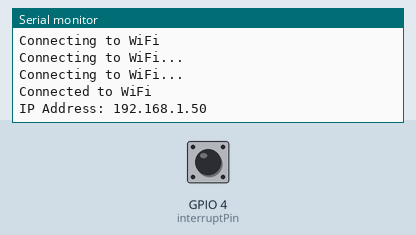
Bench run of a sketch on a simulated ESP32. Shown: the last lines printed to the serial monitor. Inputs (shaded band) come from the test bench; at power-on: GPIO 4 (interruptPin) HIGH. WiFi joins after 1.5 s; servers stay silent unless stated.

Above: at 3.2 s.
3.3 s: GPIO 4 (interruptPin) pulled LOW for 0.15 s
At 4.5 s:
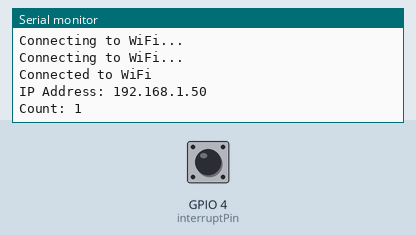
4.9 s: GPIO 4 (interruptPin) pulled LOW for 1 s
At 5.7 s:
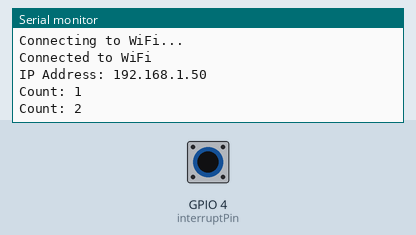
7.4 s: GPIO 4 (interruptPin) pulled LOW for 0.15 s
At 8.9 s:
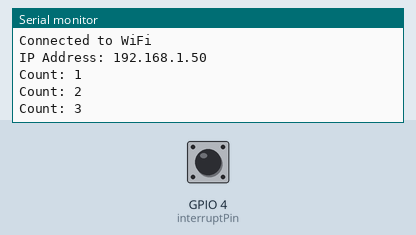

Measured:
- after the input at 3.3 s, the serial monitor: prints a new line at once (image 1)
- after the input at 4.9 s, the serial monitor: prints a new line at once (image 2)
- after the input at 7.4 s, the serial monitor: prints a new line at once (image 3)

The sketch:

inter_onem2m.ino
```cpp
#include <WiFi.h>
#include <HTTPClient.h>


const char* ssid = "SCRC_LAB_IOT";
const char* password = "Scrciiith@123";

// const int interruptPin = 17; // ESP32 pin connected to the interrupt
#define interruptPin D3            // Led in NodeMCU at pin GPIO16 (D3).

volatile int count = 0; // volatile because it's modified in an ISR
volatile bool countIncreased = false;

WiFiClient client;
HTTPClient http;

#define CSE_IP      "dev-onem2m.iiit.ac.in"
#define OM2M_ORGIN    "Tue_20_12_22:Tue_20_12_22"
#define CSE_PORT    443
#define HTTPS     false
#define OM2M_MN     "/~/in-cse/in-name/"
#define OM2M_AE     "AE-DT"
#define OM2M_NODE_ID   "DT-WM-Node-1"
#define OM2M_DATA_CONT  "WM-Node-1/Data"

// #define OM2M_NODE_ID   "DT-WM-Node-2"
// #define OM2M_DATA_CONT  "WM-Node-2/Data"

#define POST_INTERVAL 60000 // Interval for posting data (1 minute = 60000 milliseconds)

unsigned long lastPostTime = 0; // Variable to store the time of the last post

void IRAM_ATTR handleInterrupt() {
  count++; // increment count when the interrupt occurs
  countIncreased = true; // set the flag to indicate count increase
}

void connectToWiFi() {
  Serial.println("Connecting to WiFi");

  WiFi.begin(ssid, password);

  while (WiFi.status() != WL_CONNECTED) {
    delay(1000);
    Serial.println("Connecting to WiFi...");
  }

  Serial.println("Connected to WiFi");
  Serial.print("IP Address: ");
  Serial.println(WiFi.localIP());
}

void post_onem2m() {
  String data =  String(count) ;

  String server = (HTTPS ? "https://" : "http://") + String(CSE_IP) + ":" + String(CSE_PORT) + String(OM2M_MN);

  http.begin(client, server + OM2M_AE + "/" + OM2M_DATA_CONT);
  http.addHeader("X-M2M-Origin", OM2M_ORGIN);
  http.addHeader("Content-Type", "application/json;ty=4");

  String req_data = String() + "{\"m2m:cin\": {"
                    + "\"con\": \"" + data + "\","
                    + "\"rn\": \"" + "cin_" + String(millis()) + "\","
                    + "\"cnf\": \"text\""
                    + "}}";

  Serial.println("Server URL: " + server);
  Serial.println("Request Data: " + req_data);

  int code = http.POST(req_data);
  Serial.println("HTTP Response Code: " + String(code));
  http.end();
}

void setup() {
  Serial.begin(9600);

  pinMode(interruptPin, INPUT_PULLUP); // configure the interrupt pin as input with pull-up resistor
  attachInterrupt(digitalPinToInterrupt(interruptPin), handleInterrupt, FALLING);

  // Connect to Wi-Fi
  connectToWiFi();
}

void loop() {
  // Your main loop code goes here
  // You can add other non-blocking tasks here if needed
  // Note: Avoid using delay() in the loop, as it can affect interrupt responsiveness

  unsigned long currentTime = millis();

  // Check if it's time to post data
  if (currentTime - lastPostTime >= POST_INTERVAL) {
    // Update the last post time
    lastPostTime = currentTime;

    // Call the post_onem2m() function
    post_onem2m();
  }

  // Print count only when it has increased
  if (countIncreased) {
    Serial.print("Count: ");
    Serial.println(count);
    countIncreased = false; // reset the flag
  }
  // Add any other non-blocking tasks or logic here
}
```
